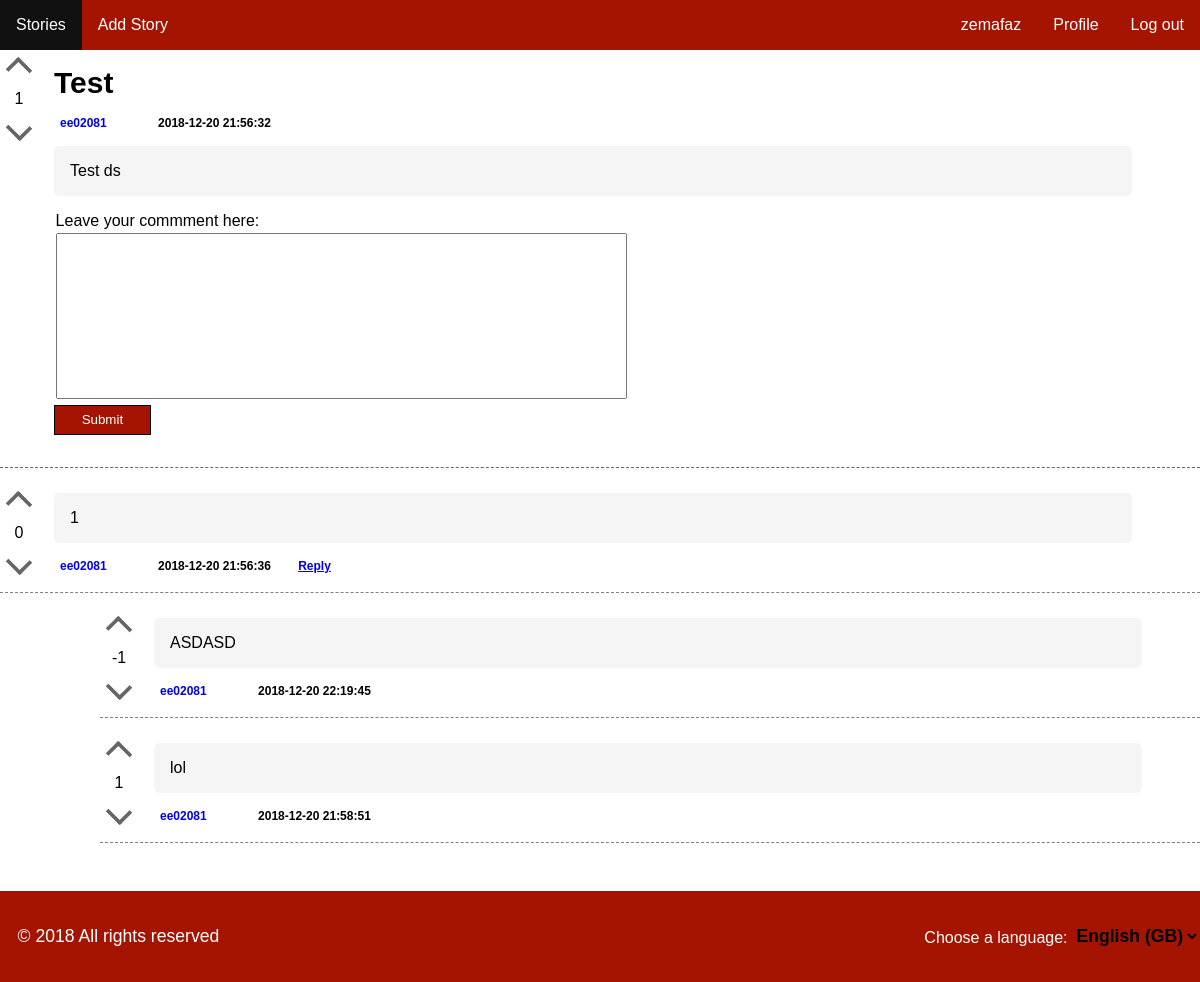
The page /pages/story.php?id=2 (signed in) on the database as committed earlier.
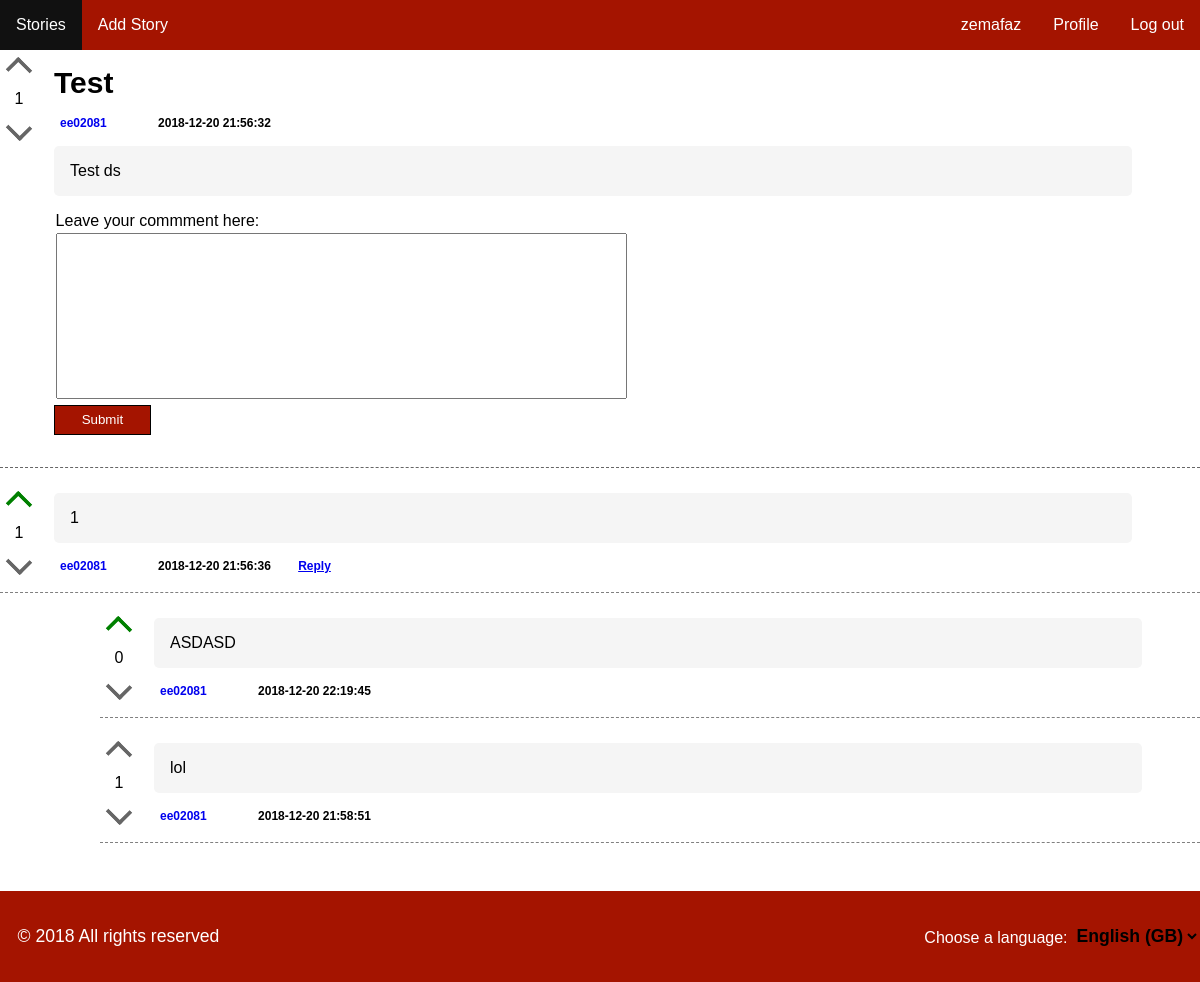
The same page on the database as committed later.
### tables this page shows
CREATE TABLE story (    
    id INTEGER PRIMARY KEY AUTOINCREMENT NOT NULL,
    channel_id INTEGER,
    user_id INTEGER,
    title VARCHAR NOT NULL,
    description VARCHAR NOT NULL,
    date DATETIME NOT NULL,
    karma INTEGER,
        FOREIGN KEY (channel_id) REFERENCES channel(id),
        FOREIGN KEY (user_id) REFERENCES user(id)
);

CREATE TABLE comment (    
    id INTEGER PRIMARY KEY AUTOINCREMENT NOT NULL,
    story_id INTEGER,
    user_id INTEGER,
    description VARCHAR NOT NULL,
    date DATETIME NOT NULL,
    karma INTEGER,
    father INTEGER,
        FOREIGN KEY (story_id) REFERENCES story(id),
        FOREIGN KEY (user_id) REFERENCES user(id)
);

CREATE TABLE user (
  id INTEGER PRIMARY KEY AUTOINCREMENT NOT NULL,
  username VARCHAR NOT NULL UNIQUE,
  register_date DATETIME NOT NULL,  
  password VARCHAR NOT NULL
);

### pages/story.php (called while the page is built)
<?php
	include_once('../config/init.php');
	include_once('../database/story.php');
	include_once('../database/comment.php');
	if(isset($_SESSION['username'])) {
		include_once('../database/user.php');
		$currentUser = getCurrentUser();
	}
	$story_id = $_GET['id'];
	$story = getStory($story_id);
	$comments = getAllComments($story_id);
	include_once('../templates/header.php');
	include_once('../templates/template_story.php');
	include_once('../templates/footer.php');
?>

### database/story.php (called while the page is built, shortened)
<?php
	function getStory($story_id) {
		global $conn;
		$stmt = $conn->prepare('
			SELECT
			story.*,
			COUNT(comment.story_id) as nrComm,
			user.username as usrname
			FROM story
			left join comment on story.id=comment.story_id
			left join user on story.user_id=user.id
			WHERE story.id = ?
		');
		$stmt->execute(array($story_id));
		return $stmt->fetch();
	}
	function hasUserAlreadyUpvotedStory($user_id, $story_id)
	{
		global $conn;
		$stmt = $conn->prepare('SELECT * FROM voteStory WHERE user_id = ? AND story_id = ? AND up_down = 1');
		$stmt->execute(array($user_id, $story_id));
		return $stmt->fetchAll();
	}
	function hasUserAlreadyDownvotedStory($user_id, $story_id)
	{
		global $conn;
		$stmt = $conn->prepare('SELECT * FROM voteStory WHERE user_id = ? AND story_id = ? AND up_down = -1');
		$stmt->execute(array($user_id, $story_id));
		return $stmt->fetchAll();
	}
?>

### database/user.php (called while the page is built, shortened)
<?php
  function getCurrentUser()
  {
    global $conn;
    $access=$conn->prepare('SELECT * FROM user WHERE username=?');
    $access->execute(array($_SESSION['username']));
    $currentUser=$access->fetch();
    return $currentUser;
  }
?>

### database/comment.php (called while the page is built, shortened)
<?php
  function getAllComments($story_id) {
    global $conn;
    $stmt = $conn->prepare('
        SELECT
        comment.*,
        user.username as usrname
        FROM comment
        left join user on comment.user_id=user.id
        WHERE comment.story_id = ? AND father IS NULL
        ORDER BY `date` Desc
      ');
    $stmt->execute(array($story_id));
    return $stmt->fetchAll();
  }
  function hasUserAlreadyDownvotedComment($user_id, $comment_id)
  {
    global $conn;
    $stmt = $conn->prepare('SELECT * FROM voteComment WHERE user_id = ? AND comment_id = ? AND up_down = -1');
    $stmt->execute(array($user_id, $comment_id));
    return $stmt->fetchAll();
  }
  function hasUserAlreadyUpvotedComment($user_id, $comment_id)
  {
    global $conn;
    $stmt = $conn->prepare('SELECT * FROM voteComment WHERE user_id = ? AND comment_id = ? AND up_down = 1');
    $stmt->execute(array($user_id, $comment_id));
    return $stmt->fetchAll();
  }
  function findReplies($father){
    global $conn;
    $stmt = $conn->prepare('
      SELECT
      comment.*,
      user.username as usrname
      FROM comment
      left join user on comment.user_id=user.id
      WHERE comment.father = ?
      ORDER BY `date` Desc
    ');
    $stmt->execute(array($father));
    return $stmt->fetchAll();
  }
?>

### templates/template_story.php (the view, shortened to what this page needs)
<section id="main" class="story-page">
  <div id="story-content">
    <article id="story-holder-<?php echo $story['id'] ?>" class='story-header'>
      <div id = 'vote'>
        <a href="javascript:void(0)" onclick="upvoteStory('<?php echo $story["id"] ?>')" class="vote upvote <?php echo ( isset($currentUser) && hasUserAlreadyUpvotedStory($currentUser['id'], $story['id']) ? 'voted' : '' ) ?>">
          <div class="arrow-up"></div>
        </a>
        <div class="karma">
          <?php echo( is_null($story['karma']) ? '0' : $story['karma'] ); ?>
        </div>
        <a href="javascript:void(0)" onclick="downvoteStory('<?php echo $story["id"] ?>')" class="vote downvote <?php echo ( isset($currentUser) && hasUserAlreadyDownvotedStory($currentUser['id'], $story['id']) ? 'voted' : '' ) ?>">
          <div class="arrow-down"></div>
        </a>
      </div>
      <div id = 'listStory'>
				<div class = 'story-title'>
          <?php echo $story['title']; ?>
				</div>
				<div class = 'listStory-footer'>
          <a class="author" href="../pages/profile.php?profile=<?php echo $story['usrname']; ?>"><?php echo $story['usrname']; ?></a>
					<span class="tags">
					</span>
					<span class="date">
						<?php echo $story['date']; ?>
					</span>
        </div>
        <div class="listStory-description">
          <?php echo $story['description']; ?>
        </div>
        <div id="add-comment">
          <form action="../actions/action_add_comment.php" method="POST">
            <div class="form-group">
              <label for="comment">Leave your commment here: </label>
              <textarea id="comment" name="comment" required rows="5"></textarea>
            </div>
            <div class="form-group">
              <input type="submit" value="Submit">
            </div>
          </form>
      </div>
    </div>
  </article>
  </div>
  <div id="comments" >
    <?php foreach ($comments as $key => $comment) { ?>
      <article>
        <div id="comment-holder-<?php echo $comment['id'] ?>" class="story">
          <div id = 'vote'>
            <a href="javascript:void(0)" onclick="upvoteComment('<?php echo $comment["id"] ?>')" class="vote upvote <?php echo ( isset($currentUser) && hasUserAlreadyUpvotedComment($currentUser['id'], $comment['id']) ? 'voted' : '' ) ?>">
              <div class="arrow-up"></div>
            </a>
            <div class="karma">
              <?php echo( is_null($comment['karma']) ? '0' : $comment['karma'] ); ?>
            </div>
            <a href="javascript:void(0)" onclick="downvoteComment('<?php echo $comment["id"] ?>')" class="vote downvote <?php echo ( isset($currentUser) && hasUserAlreadyDownvotedComment($currentUser['id'], $comment['id']) ? 'voted' : '' ) ?>">
              <div class="arrow-down"></div>
            </a>
          </div>
          <div id = 'listStory'>
            <div class="description listStory-description">
              <?php echo $comment['description']; ?>
            </div>
            <div class="listStory-footer">
              <a class="author" href="../pages/profile.php?profile=<?php echo $comment['usrname']; ?>"><?php echo $comment['usrname']; ?></a>
              <span class="tags">
              </span>
              <span class="date">
                <?php echo $comment['date']; ?>
              </span>
              <span class="reply">
                <a href="javascript:void(0)" onclick="showReplyForm('reply-form-<?php echo $comment['id']; ?>')">Reply</a>
              </span>
            </div>
          </div>
        </div>
        <div class="replies-holder">
          <?php $replies = findReplies($comment['id']);?>
          <?php foreach ($replies as $key => $reply) { ?>
            <article id="comment-holder-<?php echo $reply['id'] ?>" class="reply" style="margin-left: 100px;">
              <div class="story">
                <div id = 'vote'>
                  <a href="javascript:void(0)" onclick="upvoteComment('<?php echo $reply["id"] ?>')" class="vote upvote <?php echo ( isset($currentUser) && hasUserAlreadyUpvotedComment($currentUser['id'], $reply['id']) ? 'voted' : '' ) ?>">
                    <div class="arrow-up"></div>
                  </a>
                  <div class="karma">
                    <?php echo( is_null($reply['karma']) ? '0' : $reply['karma'] ); ?>
                  </div>
                  <a href="javascript:void(0)" onclick="downvoteComment('<?php echo $reply["id"] ?>')" class="vote downvote <?php echo ( isset($currentUser) && hasUserAlreadyDownvotedComment($currentUser['id'], $reply['id']) ? 'voted' : '' ) ?>">
                    <div class="arrow-down"></div>
                  </a>
                </div>
              <div id = 'listStory'>
                <div class="description listStory-description">
                  <?php echo $reply['description']; ?>
                </div>
                <div class="listStory-footer">
                  <a class="author" href="../pages/profile.php?profile=<?php echo $reply['usrname']; ?>"><?php echo $reply['usrname']; ?></a>
                  <span class="tags">
                  </span>
                  <span class="date">
                    <?php echo $reply['date']; ?>
                  </span>
                  </div>
                </div>
              </div>
            </article>
          <?php } ?>
        </div>
      </article>
    <?php } ?>
  </div>
</section>

### templates/header.php (shortened to what this page needs)
<!DOCTYPE html>
<html lang="en">
    <head>
		    <link rel="stylesheet" href="../css/allpages.css">
        <link rel="stylesheet" href="../css/main.css">
        <link rel="stylesheet" href="../css/header.css">
    </head>
<body>
  <nav id="navbar">
      <ul>
          <li>
              <a class='stories' href="../pages/stories.php">Stories</a>
          </li>
          <?php if(!isset($_SESSION['username'])) { ?>
            <li style="float:right">
              <a class='register' href="../pages/register.php">Sign up</a>
            </li>
            <li style="float:right">
              <a class='log-in' href="../pages/login.php">Log in</a>
            </li>
          <?php } else { ?>
            <li >
              <a class='profile-in' href="../pages/add_story.php">Add Story</a>
            </li>
            <li style="float:right">
              <a class='log-out' href="../actions/action_logout.php">Log out</a>
            </li>
            <li style="float:right">
              <a class='profile-in' href="../pages/profile.php?profile=<?php echo $_SESSION['username']; ?>">Profile</a>
            </li>
            <li style="float:right">
              <a class='username'>
                <?php
                  echo $_SESSION['username'];
                ?>
              </a>
            </li>
          <?php } ?>
      </ul>
  </nav>

### templates/footer.php (shortened to what this page needs)
<footer>
    <p>&copy; 2018 All rights reserved</p>
    <div class="choose-lang">
        <label for="country">Choose a language: </label>
        <select name="country" id="country">
            <option value="eng" id="eng">English (GB)</option>
        </select>
    </div>
</footer>
</body>
</html>

### css/allpages.css (style rules this page uses)
body { max-width: 1220px; min-height: 100vh; margin: 0 auto; font-family: 'Montserrat', sans-serif; -webkit-font-smoothing: antialiased; color: #000000; box-shadow: 0px 30px 40px rgba(0,0,0,.1); }
body > footer { grid-column: left / right; grid-row: content-end / footer-end; }
footer { margin-top: 3em; display: flex; flex-direction: row; align-items: baseline; justify-content: space-between; color: white; background-color: #A41400; }
footer p { font-family: 'Montserrat Light', sans-serif; font-size: 1.1em; padding: 1em; }
footer select { background-color: transparent; border: none; font-weight: bold; font-size: 1.1em; }
textarea { resize:none; font-family: 'Montserrat', sans-serif; }

### css/main.css (style rules this page uses)
#story-content { display: block; }
.story-header { display:flex; }
.story-title { font-weight: bold; font-size: 30px; margin: 1rem; }
.story-header > #listStory > .listStory-description { margin-top : 1em; }
#listStory { width: 100%; }
#add-comment { margin: 1rem; }
#add-comment > form > .form-group > label { display: block; margin: 0.1rem; }
#comment { margin: 0.1rem; width: 50%; height: 10rem; }
input[type="submit"] { background-color: #A41400; color: white; border: 1px solid black; padding: 0.5em 2em; }
#comments { margin-top: 1em; border-top: 1px dashed #666; }
select { border : 1px solid black; border-radius: 5px; padding: 0.5px; background-color: #F5F5F5; }
.story, #story { display:flex; align-items: center; padding-bottom: 10px; border-bottom: 1px dashed gray; margin-top: 1em; }
#vote { display: block; text-align: center; }
.arrow-up { position: relative; display: inline-block; vertical-align: middle; color: #666; box-sizing: border-box; width: 18px; height: 20px; border-width: 4px 4px 0 0; border-style: solid; margin: 10px; border-radius: 0 2px 0 0; transform: rotate(-45deg); }
.voted .arrow-up, .arrow-up:hover { color: green; }
.arrow-down { position: relative; display: inline-block; vertical-align: middle; color: #666; box-sizing: border-box; width: 18px; height: 20px; border-width: 4px 4px 0 0; border-style: solid; margin: 10px; border-radius: 0 2px 0 0; transform: rotate(135deg); }
.listStory-description { margin: 0em 1em 1em 1em; border-radius: 5px; background-color: #F5F5F5; text-align: justify; width: 90%; padding: 1rem; }
.listStory-footer { padding: 0rem 1rem 0rem 1rem; font-size: 12px; }
.listStory-footer > * { margin-right: 1em; padding: 0.5em; border-radius: 5px; text-align: center; font-weight: bold; text-decoration-line: none; text-decoration-color: blue; border-radius: 5px; }

### css/header.css (style rules this page uses)
ul { list-style-type: none; margin: 0; padding: 0; overflow: hidden; background-color: #A41400; }
li { float: left; }
li a { display: block; color: white; text-align: center; padding: 16px; text-decoration: none; }
.profile-in { float: right; }

Rows that differ between the two databases and show on the page:
changed comment (number 1 of 3 on the later page): karma (not shown) → "1"; no longer shows "0"
changed comment "ASDASD": karma "-1" → "0"
